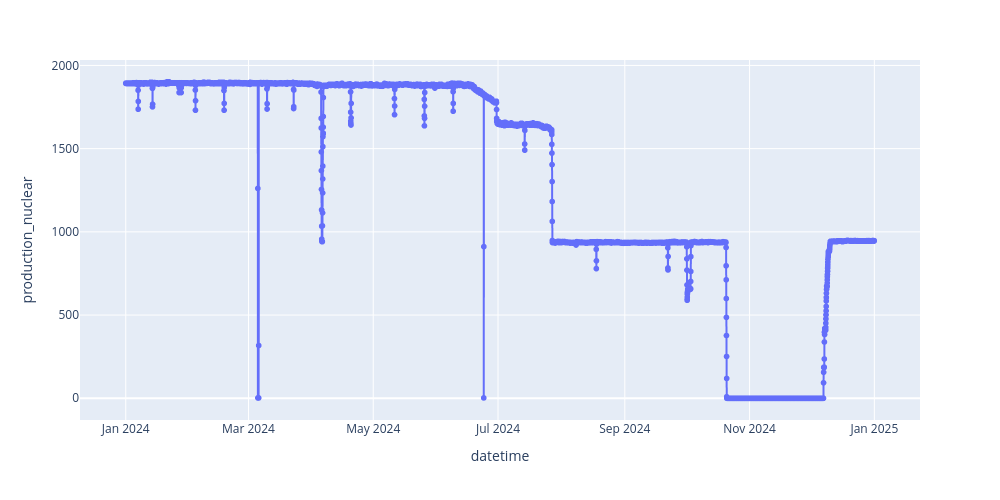

Source (notebook cell):
### Code cell
gen_act_nuclear = df[['datetime', 'production_nuclear']].copy()
gen_act_nuclear['datetime'] = pd.to_datetime(gen_act_nuclear['datetime'], format='%d-%m-%Y %H:%M:%S')
gen_act_nuclear['year'] = gen_act_nuclear['datetime'].dt.year
gen_act_nuclear.sort_values(by='datetime', inplace=True, ignore_index=True)

years = [2024]
gen_act_nuclear = gen_act_nuclear[
    gen_act_nuclear['year'].isin(years)
]

px.line(
    gen_act_nuclear, 
    x='datetime', 
    y='production_nuclear', 
    width=1000,
    height=500
).update_traces(mode='lines+markers')

### Figure 1 — Plotly figure (JSON) as saved in the notebook; plotly's stock layout.template omitted (floating-point values rounded to 4 significant figures; data arrays with more than 128 entries replaced by an {"elided": "..."} marker saying what was removed)
{"data": [{"hovertemplate": "datetime=%{x}<br>production_nuclear=%{y}<extra></extra>", "legendgroup": "", "line": {"color": "#636efa", "dash": "solid"}, "marker": {"symbol": "circle"}, "mode": "lines+markers", "name": "", "showlegend": false, "type": "scattergl", "x": {"elided": "8784 str values"}, "xaxis": "x", "y": {"elided": "8784 int values"}, "yaxis": "y"}], "layout": {"height": 500, "legend": {"tracegroupgap": 0}, "margin": {"t": 60}, "width": 1000, "xaxis": {"anchor": "y", "domain": [0, 1], "title": {"text": "datetime"}}, "yaxis": {"anchor": "x", "domain": [0, 1], "title": {"text": "production_nuclear"}}}}
